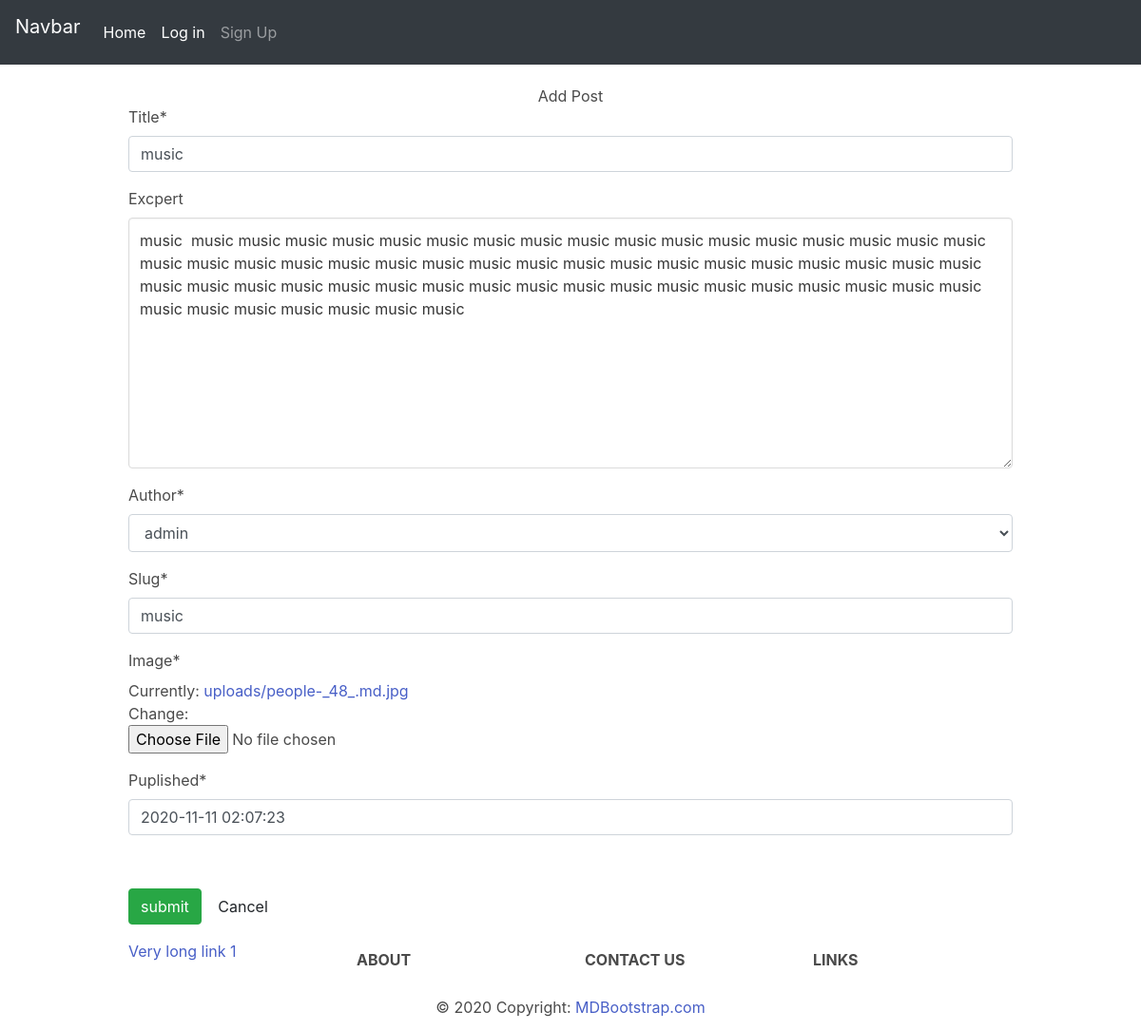
The page /edit/3/ on the database its author committed.
### core/models.py (models this page shows, shortened)
class Core(models.Model):
    title = models.CharField(max_length=200)
    excpert =RichTextField(null=True , blank=True)
    author = models.ForeignKey(User , on_delete=models.CASCADE)
    slug = models.SlugField(max_length=200 , unique=True)
    image = models.ImageField(upload_to ='uploads/')
    updated = models.DateTimeField(auto_now=True)
    puplished = models.DateTimeField(default=timezone.now)
    class Meta:
        ordering = ['-puplished']
        verbose_name_plural = 'Core'

### core/views.py (the view)
class EditView(UpdateView):
    model = Core
    template_name = 'core/edit.html'
    fields = '__all__'
    pk_url_kwarg = 'pk'
    success_url = reverse_lazy('core:posts')

### templates/core/edit.html (shortened to what this page needs)
{% extends 'core/base.html' %}
{% load crispy_forms_tags %}
{% block content %}
<div class="container pt-5 ">
    <h1 class="text-center">Add Post</h1>
    <form method="post" enctype="multipart/form-data">
        {{form | crispy}}
        <div class="form-group">
        </div>
        <div class="form-group">
            <button type="submit" class="btn btn-success">
                 submit
            </button>
            <a href="{% url 'core:posts' %}" class="btn btn-default">Cancel</a>
        </div>
    </form>
</div>
{% endblock %}

### rows shown on the page
Core: title "music", excpert "music music music music music music music music music music music music music music music music music music music music music music music music music music music music music music music music music music music music music music music music music music music music music music music music music music music music music music music music music music music music music", author "admin", slug "music", puplished "2020-11-11 02:07:23"
